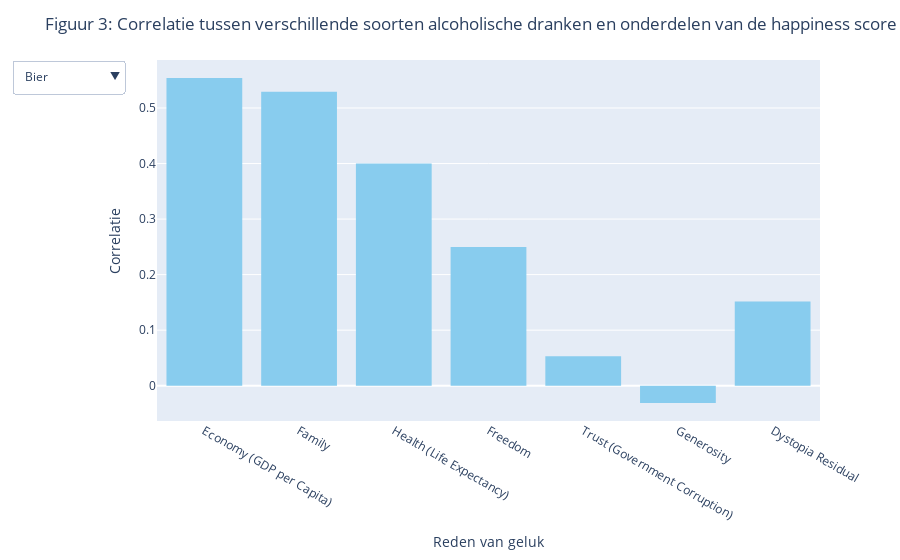

Notebook source saved alongside this figure:
### Code cell
fig.show()

### Figure 1 — Plotly figure (JSON) as saved in the notebook; plotly's stock layout.template omitted (floating-point values rounded to 4 significant figures)
{"data": [{"alignmentgroup": "True", "bingroup": "x", "histfunc": "sum", "hovertemplate": "x=%{x}<br>sum of y=%{y}<extra></extra>", "legendgroup": "", "marker": {"color": "rgb(136, 204, 238)", "pattern": {"shape": ""}}, "name": "", "offsetgroup": "", "orientation": "v", "showlegend": false, "type": "histogram", "x": ["Economy (GDP per Capita)", "Family", "Health (Life Expectancy)", "Freedom", "Trust (Government Corruption)", "Generosity", "Dystopia Residual"], "xaxis": "x", "y": [0.5539, 0.5293, 0.4003, 0.2498, 0.0529, -0.03106, 0.1516], "yaxis": "y"}], "layout": {"barmode": "relative", "legend": {"tracegroupgap": 0}, "margin": {"t": 60}, "showlegend": false, "title": {"text": "Figuur 3: Correlatie tussen verschillende soorten alcoholische dranken en onderdelen van de happiness score"}, "updatemenus": [{"buttons": [{"args": [{"y": [[0.5539, 0.5293, 0.4003, 0.2498, 0.0529, -0.03106, 0.1516]]}], "label": "Bier", "method": "update"}, {"args": [{"y": [[0.5476, 0.3923, 0.5347, 0.2108, 0.2936, 0.0986, 0.00243]]}], "label": "Sterke drank", "method": "update"}, {"args": [{"y": [[0.2964, 0.3453, 0.3208, -0.06896, -0.1075, -0.009208, 0.03137]]}], "label": "Wijn", "method": "update"}, {"args": [{"y": [[0.6439, 0.5818, 0.5679, 0.1958, 0.1149, 0.0237, 0.09199]]}], "label": "Totaal", "method": "update"}]}], "xaxis": {"anchor": "y", "domain": [0, 1], "title": {"text": "Reden van geluk"}}, "yaxis": {"anchor": "x", "domain": [0, 1], "title": {"text": "Correlatie"}}}}
